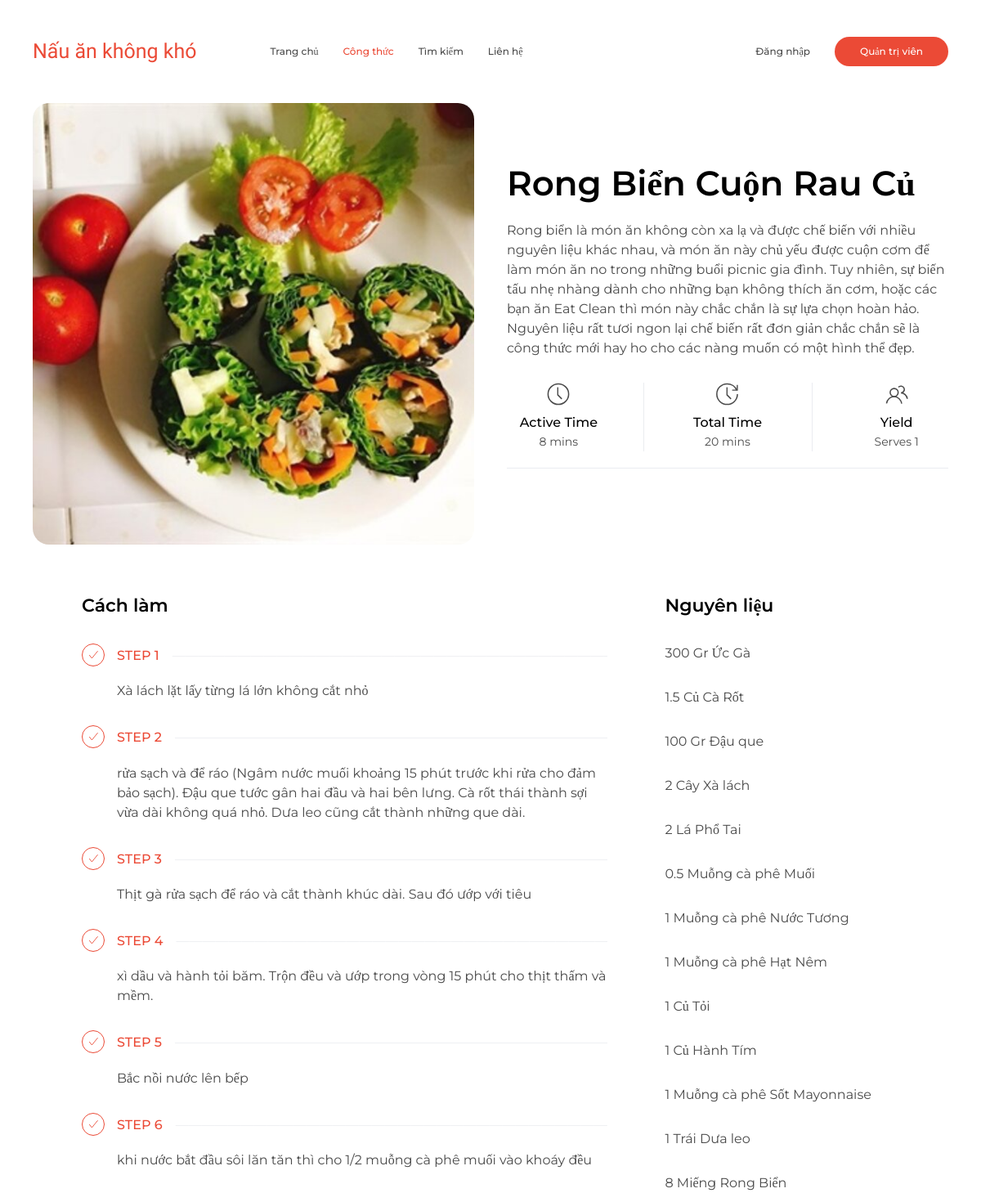
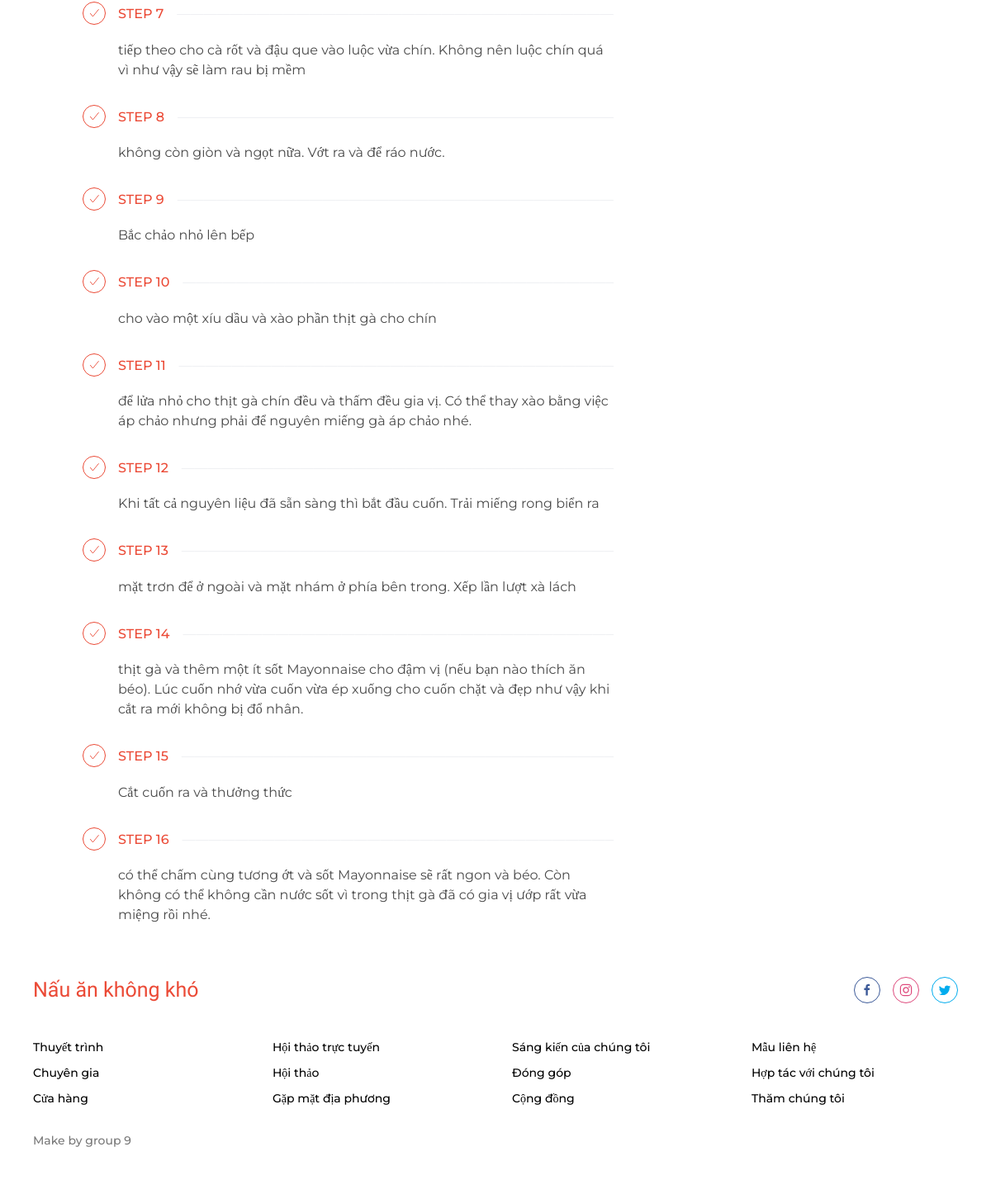
The app's page /main/recipe.php with its own data (2 pictures, top to bottom).
### tables this page shows
CREATE TABLE `congthuc` (
  `MaCongThuc` int(11) NOT NULL,
  `TenCongThuc` varchar(100) DEFAULT NULL,
  `MoTa` varchar(1000) DEFAULT NULL,
  `ThoiGianChuanBi` int(11) DEFAULT NULL,
  `TongThoiGianNau` int(11) DEFAULT NULL,
  `PhucVu` int(11) DEFAULT NULL,
  `MaLoaiMonAn` int(11) DEFAULT NULL,
  `TacGia` varchar(50) DEFAULT NULL,
  `AnhChiTiet` varchar(100) DEFAULT NULL
);

CREATE TABLE `cacbuocnau` (
  `MaBuoc` int(11) NOT NULL,
  `MaCongThuc` int(11) NOT NULL,
  `BuocThucHien` int(11) DEFAULT NULL,
  `HuongDan` text DEFAULT NULL
);

CREATE TABLE `nguyenlieu` (
  `MaNguyenLieu` int(11) NOT NULL,
  `MaLoaiNguyenLieu` int(11) NOT NULL,
  `TenNguyenLieu` varchar(100) DEFAULT NULL,
  `SoLuong` float DEFAULT NULL,
  `DonVi` varchar(20) DEFAULT NULL
);

### main/recipe.php (the view, shortened to what this page needs)
<!DOCTYPE html>
<html lang="en-gb" dir="ltr">
<head>
    <link rel="stylesheet" href="css/main.css" />
</head>
<body>
    <nav class="uk-navbar-container uk-letter-spacing-small">
        <div class="uk-container">
            <div class="uk-position-z-index" data-uk-navbar>
                <div class="uk-navbar-left">
                    <a class="uk-navbar-item uk-logo" href="../index.php">Nấu ăn không khó</a>
                    <ul class="uk-navbar-nav uk-visible@m uk-margin-large-left">
                        <li><a href="../index.php">Trang chủ</a></li>
                        <li class="uk-active"><a href="recipe.php">Công thức</a></li>
                        <li><a href="search.php">Tìm kiếm</a></li>
                        <li><a href="contact.php">Liên hệ</a></li>
                    </ul>
                </div>
                <div class="uk-navbar-right">
                    <ul class="uk-navbar-nav uk-visible@m">
                        <?php
                        if (isset($_SESSION['TenDangNhap'])) {
                            echo '<li><a href="../admin/logout.php">Đăng xuất</a></li>';
                        } else {
                            echo '<li><a href="./sign-in.php">Đăng nhập</a></li>';
                        }
                        ?>
                    </ul>
                    <div class="uk-navbar-item">
                        <div><a class="uk-button uk-button-primary" href="../admin/indexadmin.php">Quản trị viên</a></div>
                    </div>
                </div>
            </div>
        </div>
    </nav>
    <?php
    include("../admin/connect_db.php");
    if (isset($_GET['id'])) $idCT = $_GET['id'];
    else $idCT = 1;
    $sl_listCT = "SELECT * FROM congthuc WHERE MaCongThuc = '$idCT'";
    $kq_listCT = mysqli_query($conn, $sl_listCT);
    while ($d_listCT = mysqli_fetch_array($kq_listCT)) {
    ?>
        <div class="uk-container">
            <div data-uk-grid>
                <div class="uk-width-1-2@s">
                    <div><img class="uk-border-rounded-large" src="./img/<?php echo $d_listCT['AnhChiTiet']; ?>" alt="<?php echo $d_listCT['AnhChiTiet']; ?>"></div>
                </div>
                <div class="uk-width-expand@s uk-flex uk-flex-middle">
                    <div>
                        <h1><?php echo $d_listCT['TenCongThuc']; ?></h1>
                        <p><?php echo $d_listCT['MoTa']; ?></p>
                        <div class="uk-margin-medium-top uk-child-width-expand uk-text-center uk-grid-divider" data-uk-grid>
                            <div>
                                <span data-uk-icon="icon: clock; ratio: 1.4"></span>
                                <h5 class="uk-text-500 uk-margin-small-top uk-margin-remove-bottom">Active Time</h5>
                                <span class="uk-text-small"><?php echo $d_listCT['ThoiGianChuanBi']; ?> mins</span>
                            </div>
                            <div>
                                <span data-uk-icon="icon: future; ratio: 1.4"></span>
                                <h5 class="uk-text-500 uk-margin-small-top uk-margin-remove-bottom">Total Time</h5>
                                <span class="uk-text-small"><?php echo $d_listCT['TongThoiGianNau']; ?> mins</span>
                            </div>
                            <div>
                                <span data-uk-icon="icon: users; ratio: 1.4"></span>
                                <h5 class="uk-text-500 uk-margin-small-top uk-margin-remove-bottom">Yield</h5>
                                <span class="uk-text-small">Serves <?php echo $d_listCT['PhucVu']; ?></span>
                            </div>
                        </div>
                        <hr>
                    </div>
                </div>
            </div>
        </div>
    <?php } ?>
    <div class="uk-section uk-section-default">
        <div class="uk-container uk-container-small">
            <div class="uk-grid-large" data-uk-grid>
                <div class="uk-width-expand@m">
                    <div class="uk-article">
                        <h3>Cách làm </h3>
                        <?php
                        $sl_listCN = "SELECT * FROM cacbuocnau WHERE MaCongThuc = '$idCT'";
                        $kq_listCN = mysqli_query($conn, $sl_listCN);
                        $step = 1;
                        while ($d_listCN = mysqli_fetch_array($kq_listCN)) {
                        ?>
                            <div id="step-<?php echo $d_listCN['BuocThucHien']; ?>" class="uk-grid-small uk-margin-medium-top" data-uk-grid>
                                <div class="uk-width-auto">
                                    <a href="#" class="uk-step-icon" data-uk-icon="icon: check; ratio: 0.8" data-uk-toggle="target: #step-<?php echo $d_listCN['BuocThucHien']; ?>; cls: uk-step-active"></a>
                                </div>
                                <div class="uk-width-expand">
                                    <h5 class="uk-step-title uk-text-500 uk-text-uppercase uk-text-primary" data-uk-leader="fill:—">Step <?php echo $step++; ?></h5>
                                    <div class="uk-step-content"><?php echo $d_listCN['HuongDan']; ?></div>
                                </div>
                            </div>
                        <?php } ?>
                    </div>
                </div>
                <div class="uk-width-1-3@m">
                    <h3>Nguyên liệu</h3>
                    <?php
                    $sl_listNL = "SELECT nguyenlieu.TenNguyenLieu, nguyenlieu.SoLuong, nguyenlieu.DonVi
                                    FROM nguyenlieu
                                    JOIN congthuc_nguyenlieu ON nguyenlieu.MaNguyenLieu = congthuc_nguyenlieu.MaNguyenLieu
                                    WHERE congthuc_nguyenlieu.MaCongThuc = '$idCT'";
                    $kq_listNL = mysqli_query($conn, $sl_listNL);
                    while ($d_listNL = mysqli_fetch_array($kq_listNL)) {
                    ?>
                        <ul class="uk-list uk-list-large uk-list-divider uk-margin-medium-top">
                            <li><?php echo $d_listNL['SoLuong'] . " " . $d_listNL['DonVi'] . " " . $d_listNL['TenNguyenLieu']; ?></li>
                        </ul>
                    <?php }
                    ?>
                </div>
            </div>
        </div>
    </div>
    <footer class="uk-section uk-section-default">
        <div class="uk-container uk-text-secondary uk-text-500">
            <div class="uk-child-width-1-2@s" data-uk-grid>
                <div>
                    <a href="#" class="uk-logo">Nấu ăn không khó</a>
                </div>
                <div class="uk-flex uk-flex-middle uk-flex-right@s">
                    <div data-uk-grid class="uk-child-width-auto uk-grid-small">
                        <div>
                            <a href="https://www.facebook.com/" data-uk-icon="icon: facebook; ratio: 0.8" class="uk-icon-button facebook" target="_blank"></a>
                        </div>
                        <div>
                            <a href="https://www.instagram.com/" data-uk-icon="icon: instagram; ratio: 0.8" class="uk-icon-button instagram" target="_blank"></a>
                        </div>
                        <div>
                            <a href="mailto:info@blacompany.com" data-uk-icon="icon: twitter; ratio: 0.8" class="uk-icon-button twitter" target="_blank"></a>
                        </div>
                    </div>
                </div>
            </div>
            <div class="uk-child-width-1-2@s uk-child-width-1-4@m" data-uk-grid>
                <div>
                    <ul class="uk-list uk-text-small">
                        <li><a class="uk-link-text" href="#">Thuyết trình</a></li>
                        <li><a class="uk-link-text" href="#">Chuyên gia</a></li>
                        <li><a class="uk-link-text" href="#">Cửa hàng</a></li>
                    </ul>
                </div>
                <div>
                    <ul class="uk-list uk-text-small">
                        <li><a class="uk-link-text" href="#">Hội thảo trực tuyến</a></li>
                        <li><a class="uk-link-text" href="#">Hội thảo</a></li>
                        <li><a class="uk-link-text" href="#">Gặp mặt địa phương</a></li>
                    </ul>
                </div>
                <div>
                    <ul class="uk-list uk-text-small">
                        <li><a class="uk-link-text" href="#">Sáng kiến của chúng tôi</a></li>
                        <li><a class="uk-link-text" href="#">Đóng góp</a></li>
                        <li><a class="uk-link-text" href="#">Cộng đồng</a></li>
                    </ul>
                </div>
                <div>
                    <ul class="uk-list uk-text-small">
                        <li><a class="uk-link-text" href="#">Mẫu liên hệ</a></li>
                        <li><a class="uk-link-text" href="#">Hợp tác với chúng tôi</a></li>
                        <li><a class="uk-link-text" href="#">Thăm chúng tôi</a></li>
                    </ul>
                </div>
            </div>
            <div class="uk-margin-medium-top uk-text-small uk-text-muted">
                <div>Make by group 9</div>
            </div>
        </div>
    </footer>
</body>
</html>

### records on screen
congthuc: AnhChiTiet (picture), TenCongThuc "Rong Biển Cuộn Rau Củ", MoTa "Rong biển là món ăn không còn xa lạ và được chế biến với nhiều nguyên liệu khác nhau, và món ăn này chủ yếu được cuộn cơm để làm món ăn no trong những buổi picnic gia đình. Tuy nhiên, sự biến tấu nhẹ nhàng dành cho những bạn không thích ăn cơm, hoặc các bạn ăn Eat Clean thì món này chắc chắn là sự lựa chọn hoàn hảo. Nguyên liệu rất tươi ngon lại chế biến rất đơn giản chắc chắn sẽ là công thức mới hay ho cho các nàng muốn có một hình thể đẹp.", ThoiGianChuanBi "8", TongThoiGianNau "20", PhucVu "1"
cacbuocnau: HuongDan "Xà lách lặt lấy từng lá lớn không cắt nhỏ"
cacbuocnau: HuongDan "rửa sạch và để ráo (Ngâm nước muối khoảng 15 phút trước khi rửa cho đảm bảo sạch). Đậu que tước gân hai đầu và hai bên lưng. Cà rốt thái thành sợi vừa dài không quá nhỏ. Dưa leo cũng cắt thành những que dài."
cacbuocnau: HuongDan "Thịt gà rửa sạch để ráo và cắt thành khúc dài. Sau đó ướp với tiêu"
cacbuocnau: HuongDan "xì dầu và hành tỏi băm. Trộn đều và ướp trong vòng 15 phút cho thịt thấm và mềm."
cacbuocnau: HuongDan "Bắc nồi nước lên bếp"
cacbuocnau: HuongDan "khi nước bắt đầu sôi lăn tăn thì cho 1/2 muỗng cà phê muối vào khoáy đều"
cacbuocnau: HuongDan "tiếp theo cho cà rốt và đậu que vào luộc vừa chín. Không nên luộc chín quá vì như vậy sẽ làm rau bị mềm"
cacbuocnau: HuongDan "không còn giòn và ngọt nữa. Vớt ra và để ráo nước."
cacbuocnau: HuongDan "Bắc chảo nhỏ lên bếp"
cacbuocnau: HuongDan "cho vào một xíu dầu và xào phần thịt gà cho chín"
cacbuocnau: HuongDan "để lửa nhỏ cho thịt gà chín đều và thấm đều gia vị. Có thể thay xào bằng việc áp chảo nhưng phải để nguyên miếng gà áp chảo nhé."
cacbuocnau: HuongDan "Khi tất cả nguyên liệu đã sẵn sàng thì bắt đầu cuốn. Trải miếng rong biển ra"
cacbuocnau: HuongDan "mặt trơn để ở ngoài và mặt nhám ở phía bên trong. Xếp lần lượt xà lách"
cacbuocnau: HuongDan "thịt gà và thêm một ít sốt Mayonnaise cho đậm vị (nếu bạn nào thích ăn béo). Lúc cuốn nhớ vừa cuốn vừa ép xuống cho cuốn chặt và đẹp như vậy khi cắt ra mới không bị đổ nhân."
cacbuocnau: HuongDan "Cắt cuốn ra và thưởng thức"
cacbuocnau: HuongDan "có thể chấm cùng tương ớt và sốt Mayonnaise sẽ rất ngon và béo. Còn không có thể không cần nước sốt vì trong thịt gà đã có gia vị ướp rất vừa miệng rồi nhé."
nguyenlieu: SoLuong "300", DonVi "Gr", TenNguyenLieu "Ức Gà"
nguyenlieu: SoLuong "1.5", DonVi "Củ", TenNguyenLieu "Cà Rốt"
nguyenlieu: SoLuong "100", DonVi "Gr", TenNguyenLieu "Đậu que"
nguyenlieu: SoLuong "2", DonVi "Cây", TenNguyenLieu "Xà lách"
nguyenlieu: SoLuong "2", DonVi "Lá", TenNguyenLieu "Phổ Tai"
nguyenlieu: SoLuong "0.5", DonVi "Muỗng cà phê", TenNguyenLieu "Muối"
nguyenlieu: SoLuong "1", DonVi "Muỗng cà phê", TenNguyenLieu "Nước Tương"
nguyenlieu: SoLuong "1", DonVi "Muỗng cà phê", TenNguyenLieu "Hạt Nêm"
nguyenlieu: SoLuong "1", DonVi "Củ", TenNguyenLieu "Tỏi"
nguyenlieu: SoLuong "1", DonVi "Củ", TenNguyenLieu "Hành Tím"
nguyenlieu: SoLuong "1", DonVi "Muỗng cà phê", TenNguyenLieu "Sốt Mayonnaise"
nguyenlieu: SoLuong "1", DonVi "Trái", TenNguyenLieu "Dưa leo"
nguyenlieu: SoLuong "8", DonVi "Miếng", TenNguyenLieu "Rong Biển"
